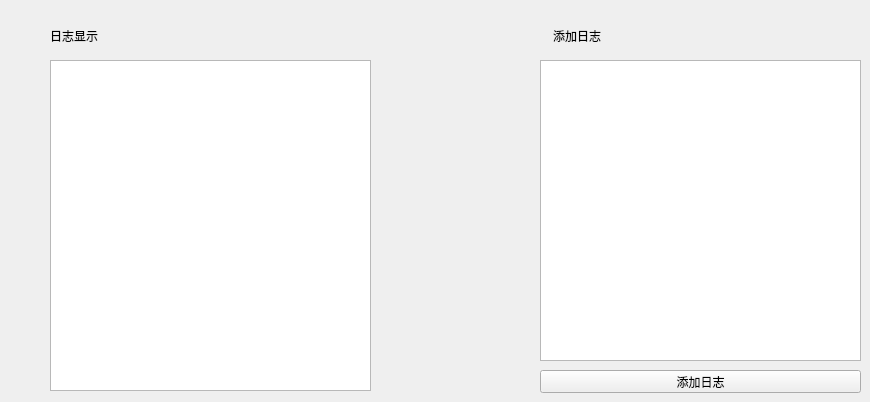
    <widget class="QWidget" name="tab_5">
     <attribute name="title">
      <string>操作日志</string>
     </attribute>
     <widget class="QWidget" name="horizontalLayoutWidget">
      <property name="geometry">
       <rect>
        <x>50</x>
        <y>20</y>
        <width>551</width>
        <height>31</height>
       </rect>
      </property>
      <layout class="QHBoxLayout" name="horizontalLayout">
       <property name="sizeConstraint">
        <enum>QLayout::SetMinimumSize</enum>
       </property>
       <item>
        <widget class="QLabel" name="label_2">
         <property name="text">
          <string>日志显示</string>
         </property>
        </widget>
       </item>
       <item>
        <spacer name="horizontalSpacer">
         <property name="orientation">
          <enum>Qt::Horizontal</enum>
         </property>
         <property name="sizeHint" stdset="0">
          <size>
           <width>40</width>
           <height>20</height>
          </size>
         </property>
        </spacer>
       </item>
       <item>
        <widget class="QLabel" name="label">
         <property name="text">
          <string>添加日志</string>
         </property>
        </widget>
       </item>
      </layout>
     </widget>
     <widget class="QTextEdit" name="textEdit_AutoLog">
      <property name="geometry">
       <rect>
        <x>50</x>
        <y>60</y>
        <width>321</width>
        <height>331</height>
       </rect>
      </property>
     </widget>
     <widget class="QTextEdit" name="textEdit_ManualLog">
      <property name="geometry">
       <rect>
        <x>540</x>
        <y>60</y>
        <width>321</width>
        <height>301</height>
       </rect>
      </property>
     </widget>
     <widget class="QPushButton" name="btn_AddLog">
      <property name="geometry">
       <rect>
        <x>540</x>
        <y>370</y>
        <width>321</width>
        <height>23</height>
       </rect>
      </property>
      <property name="text">
       <string>添加日志</string>
      </property>
     </widget>
    </widget>
